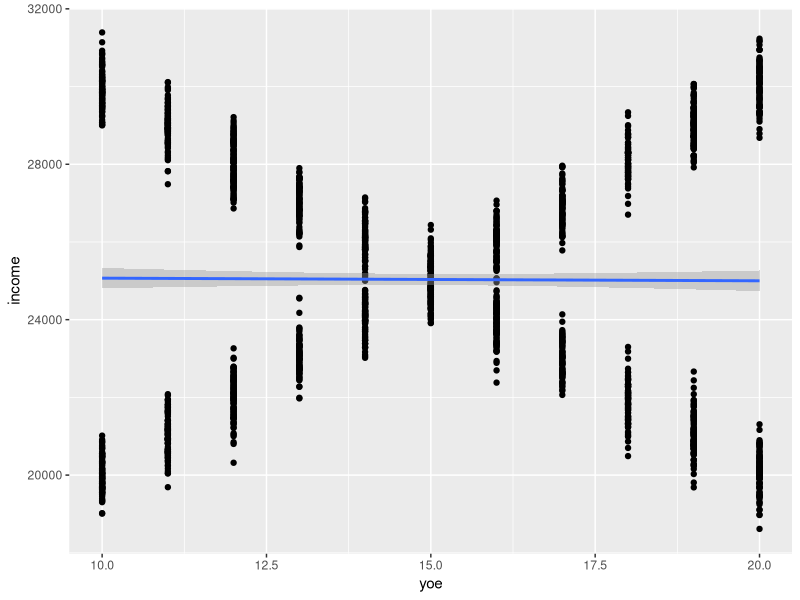
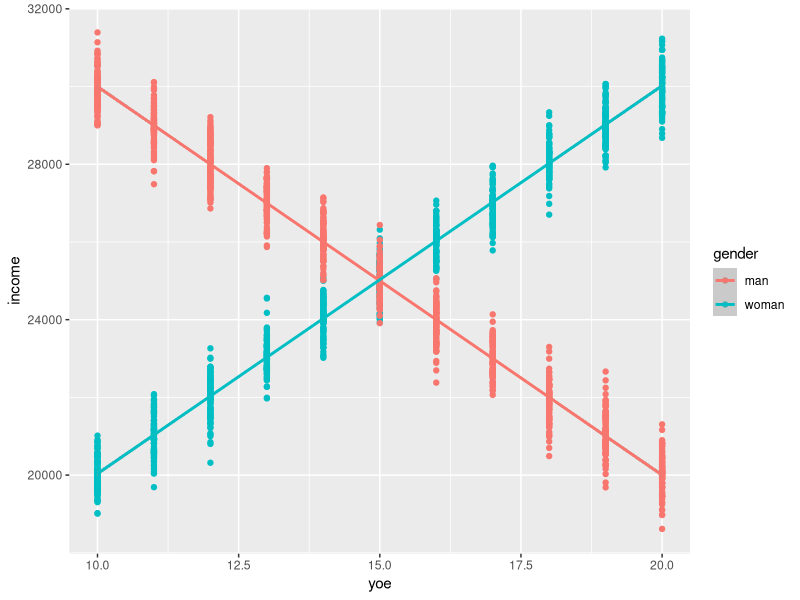
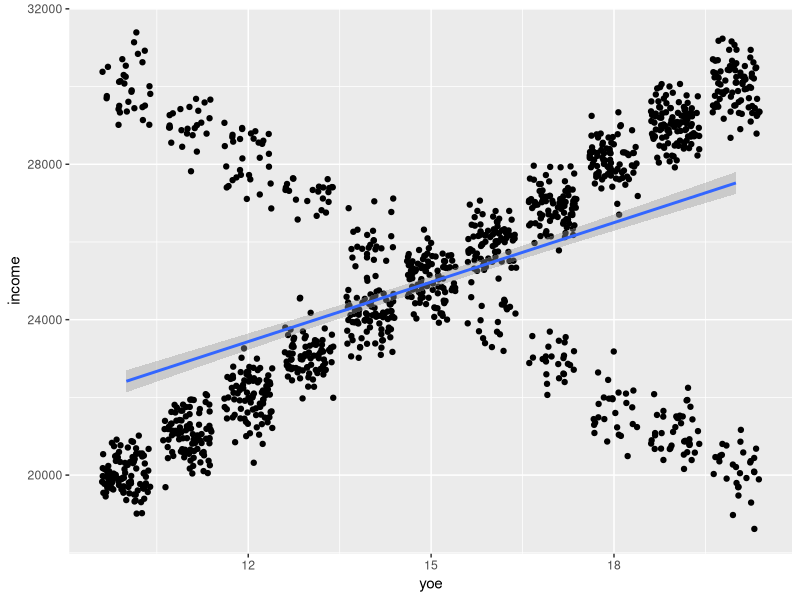

R code for these plots, in order:
## ---- chunk 1
knitr::opts_chunk$set(echo = TRUE, warning = FALSE, message = FALSE)
## ---- chunk 2
library(tidyverse)
library(patchwork)
library(here)


countries <- read.csv(here("data", "countries.csv"))
## ---- chunk 3
fit1 <- lm(life_exp ~ dem_index + uni_prc, data = countries)
summary (fit1)
## ---- chunk 4

fit2 <- lm(life_exp ~ dem_index*uni_prc, data = countries)
fit3 <- lm(life_exp ~ dem_index + uni_prc + dem_index:uni_prc, data = countries)
summary (fit3)

## ---- chunk 5

# gender - simulate 1000 women and 1000 men
gender <- c(rep("woman", 1000), rep("man", 1000))
# save total number of observations
n <- length(gender)
# generate years of education
set.seed(42)
yoe <- sample(10:20, n, replace = TRUE)

# generate income
# income for women
intercept_w <- 10000
beta_yoe_w <- 1000
sigma_w <- 500
income_w <- intercept_w + beta_yoe_w*yoe[1:(n/2)] + sigma_w*rnorm(n/2)

# income for men
intercept_m <- 40000
beta_yoe_m <- -1000
sigma_m <- 500
income_m <- intercept_m + beta_yoe_m*yoe[((n/2)+1):n] + sigma_m*rnorm(n/2)

income <- c(income_w, income_m)

# bind to data frame

df <- data.frame(gender, yoe, income)
## ---- chunk 6
fit1 <- lm(income ~ yoe + gender, data = df)
summary(fit1)
## ---- chunk 7
df %>% ggplot(aes(y = income, x = yoe)) + geom_point() + geom_smooth(method = "lm")
## ---- chunk 8
df %>% ggplot(aes(y = income, x = yoe, color = gender)) +
  geom_point() +
  geom_smooth(method = "lm")
## ---- chunk 9

fit2 <- lm(income ~ yoe*gender, data = df)
summary(fit2)

## ---- chunk 10

# center predictors
df <- 
  df %>% mutate(yoe_c = yoe - mean(yoe),
                gender_w = ifelse(gender == "woman", 1, 0),
                gender_c = gender_w - mean(gender_w))

# run model
fit3 <- lm(income ~ yoe_c*gender_c, data = df)
summary(fit3)
## ---- chunk 11

# we only take the first 1300 observations, i.e., 1000 women and 300 men, and we repeat the centering.

df_part <- 
  df %>% 
  slice(1:1300) %>% 
  mutate(yoe_c = yoe - mean(yoe),
         gender_w = ifelse(gender == "woman", 1, 0),
         gender_c = gender_w - mean(gender_w))

fit4 <- lm(income ~ yoe*gender, data = df_part)
summary(fit4)
## ---- chunk 12

fit5 <- lm(income ~ yoe_c*gender_c, data = df_part)
summary(fit5)
## ---- chunk 13
df_part %>% ggplot(aes(x=yoe, y=income)) + geom_jitter() + geom_smooth(method = "lm")
